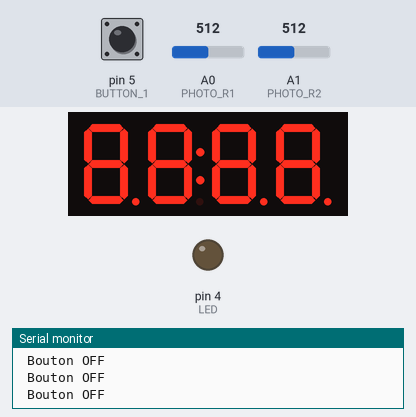
The sketch below on a simulated Arduino Uno, built with avr-gcc and run on an emulated ATmega328P. Shown: 4-digit seven-segment display, output pins drawn as LEDs (lit = HIGH), the last lines printed to the serial monitor. Inputs (shaded band) come from the test bench; at power-on: pin 5 (BUTTON_1) LOW, A0 (PHOTO_R1) = 512, A1 (PHOTO_R2) = 512.

Above: at 3.2 s.
3.3 s: pin 5 (BUTTON_1) pulled HIGH for 0.15 s
At 3.9 s:
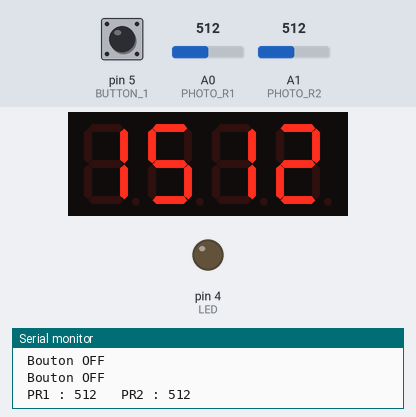
5.8 s: A0 (PHOTO_R1) set to 603
At 8.2 s:
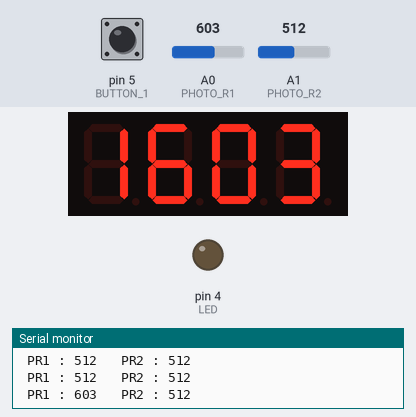
8.8 s: A0 (PHOTO_R1) set to 626
At 10.3 s:
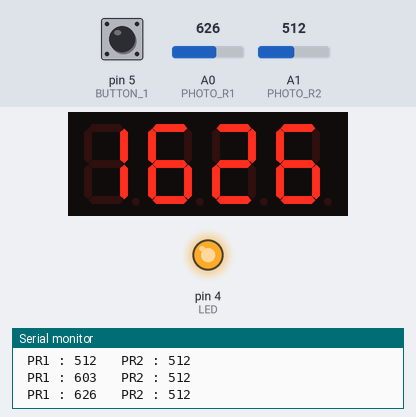
11.8 s: A1 (PHOTO_R2) set to 990
At 14.7 s:
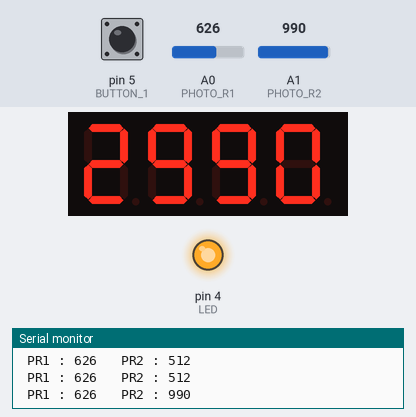
14.8 s: A1 (PHOTO_R2) set to 1011
At 17.4 s:
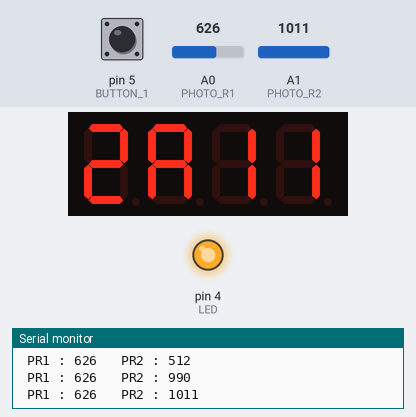
17.8 s: pin 5 (BUTTON_1) pulled HIGH for 3.2 s
At 20.4 s:
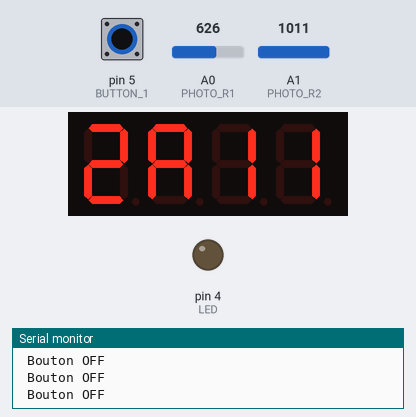
Timing chart, 0 to 21.9 s (numbered marks = the images above; inputs shaded):
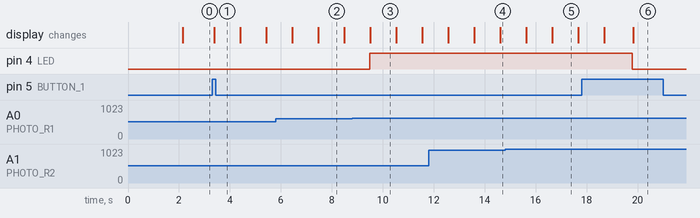

Measured:
- the behaviour switches between 612 and 613 on A0 (PHOTO_R1) (found by bisection; images 2 and 3)
- the behaviour switches between 999 and 1000 on A1 (PHOTO_R2) (found by bisection; images 4 and 5)
- after the input at 3.3 s, the display: changes after 0.08 s (image 1)
- after the input at 5.8 s, the display: first differs from a run without the input after 1.7 s (image 2)
- after the input at 8.8 s, pin 4 (LED): LOW → HIGH after 0.68 s; the display: changes after 0.71 s (image 3)
- after the input at 11.8 s, the display: first differs from a run without the input after 2.8 s (image 4)
- after the input at 14.8 s, the display: first differs from a run without the input after 1.9 s (image 5)
- after the input at 17.8 s, pin 4 (LED): HIGH → LOW after 2.0 s

The sketch:

PhotoResistance.ino
```cpp
#include <TM1637Display.h>

#define BUTTON_1  5   //ON/OFF
#define PHOTO_R1  A0  //Analog Photoresistance 1
#define PHOTO_R2  A1  //Analog Photoresistance 2
#define LED 4
#define CLK 2
#define DIO 3

TM1637Display display(CLK,DIO);

uint8_t tabSeg[] = { 0xff, 0xff, 0xff, 0xff };

int Photoresistance1 = 0;
int Photoresistance2 = 0;
int ActiveLED = 0;
int active = 0;
int previous_bouton = 0;
int actual_bouton = 0;
int allume = 0;

int unite = 0;
int dizaine = 0;
int centaine = 0;

String Valeur1 = " PR1 : "; //Chaine de caractère pour faire afficher sur la console
String Valeur2 = " PR2 : ";

void setup() // fonction setup - début de l'exécution du programme
{
  init_hardware();
  Serial.begin(9600);
}

void loop()
{
  actual_bouton = digitalRead(BUTTON_1);

  if((actual_bouton == 1) && (previous_bouton == 0))
  {
      allume = !allume;
  }

  if (allume)
  {

    display.setBrightness(0x0f);

    if (activate())
      digitalWrite(LED, HIGH); //Allume la LED
    affichage(Photoresistance1,Photoresistance2);

    affichage_7seg();

    delay(1000);
  }
  else
  {
    Serial.println(" Bouton OFF ");
    delay(100);
    digitalWrite(LED,LOW);

    display.setBrightness(0);
    display.setSegments(tabSeg);
  }

  previous_bouton = actual_bouton;
}
```

gestion_photo.ino
```cpp
int activate()
{
  Photoresistance1 = analogRead(PHOTO_R1);
  Photoresistance2 = analogRead(PHOTO_R2);

  // Condition à respecter pour activer la LED
  if ( abs(Photoresistance1 - Photoresistance2) > 100) // abs pour avoir une valeur absolue, pour ne pas avoir de valeurs négative.
  {
    ActiveLED = 1;
  }
  else
  {
    ActiveLED = 0;
    digitalWrite(LED, LOW); //Eteint la LED
  }
return ActiveLED;
}


void affichage(int PR1, int PR2)
{
    Serial.print(Valeur1 + PR1);
    Serial.print("\t"); // Tabulation
    Serial.println(Valeur2 + PR2); //println : ln = Ligne Nouvelle
}
```

init_hardware.ino
```cpp
void init_hardware()
{
  display.setBrightness(0x0f);
  display.setSegments(tabSeg);
  delay(2000);


  pinMode(BUTTON_1, INPUT);
  pinMode(PHOTO_R1, INPUT);
  pinMode(PHOTO_R2, INPUT);
  pinMode(LED, OUTPUT);
}
```

segments7.ino
```cpp
void update_tab7seg (int centaine, int dizaine, int unite,int number)
{
    tabSeg[3] = display.encodeDigit(unite);
    tabSeg[2] = display.encodeDigit(dizaine);
    tabSeg[1] = display.encodeDigit(centaine);
    tabSeg[0] = display.encodeDigit(number);
}

void decompo_7seg(int value)
{
  unite = value %10;
  dizaine = ((value %100)- unite)/10;
  centaine = (value - value %100)/100;
}

void affichage_7seg()
{
     decompo_7seg(Photoresistance1);
     update_tab7seg (centaine,dizaine,unite,1);

    display.setSegments(tabSeg);

    delay(1000);

    decompo_7seg(Photoresistance2);
    update_tab7seg(centaine,dizaine,unite,2);

    display.setSegments(tabSeg);
}
```
